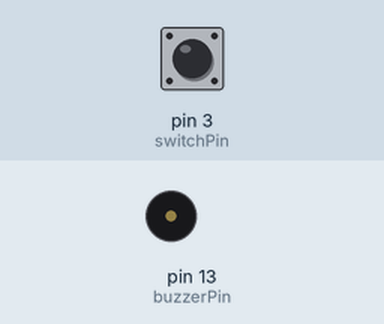
The sketch below on a simulated Arduino Uno, built with avr-gcc and run on an emulated ATmega328P. On the bench: buzzer (waves = sounding, pin HIGH). The inputs (shaded band) are chosen by the test bench; at power-on: pin 3 (switchPin) HIGH.

Above: at 1.2 s.
1.3 s: pin 3 (switchPin) pulled LOW for 0.15 s
Timing chart, 0 to 4.3 s (numbered marks = the images above; inputs shaded):
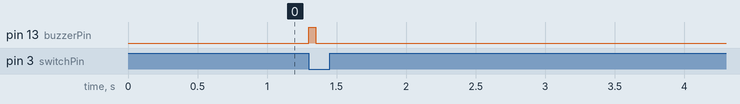

The sketch:

20.1.1_vibration_switch.ino
```cpp
int buzzerPin = 13; // Define the buzzer pin
int switchPin = 3; // Define the vibration switch pin, which can cause interrupt
bool isVibrate = false;
void setup() {
 pinMode(buzzerPin, OUTPUT); // Set the buzzer pin to output mode
 pinMode(switchPin, INPUT_PULLUP); // Set the vibration switch pin to pull up input mode
 // Set interrupt, if vibration switch pin change from high level to low level, vibrate
//function will be called
 attachInterrupt(digitalPinToInterrupt(switchPin), vibrate, FALLING);
}
void loop() {
 if (isVibrate) { // If the interrupt function is triggered
 isVibrate = false; // Marked no trigger again
 digitalWrite(buzzerPin, HIGH); // Open the buzzer
 delay(50); // Delay for a period of time
 }
 else // Else close the buzzer
 digitalWrite(buzzerPin, LOW);
}
void vibrate() {
 isVibrate = true; // Marked as the trigger
}
```

Measured:
- after the input at 1.3 s, pin 13 (buzzerPin): LOW → HIGH at once, → LOW 0.05 s later
